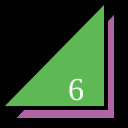
Frame 1 (no input)
Frame 60 (no input): identical to frame 1, image omitted
Frame 120 (the mouse pressed at the canvas centre since frame 60): identical to frame 1, image omitted

The p5.js sketch that drew this single still picture (run headless with seeded random() and noise() and a simulated clock; from frame 60 on, the mouse is pressed at the canvas centre):

// p5.js sketch
// ── sketch.js
function setup() {
  createCanvas(128,128);
}

function draw() {
  background(0);
  strokeWeight(4);
  fill(178, 100, 162);
  triangle(12,120,116,120,116,10);
  fill(94, 185, 84);
  triangle(0,108,106,108,106,0);
  fill(255);
  textSize(32);
  textFont("serif");
  text("6", 68, 100);
}
